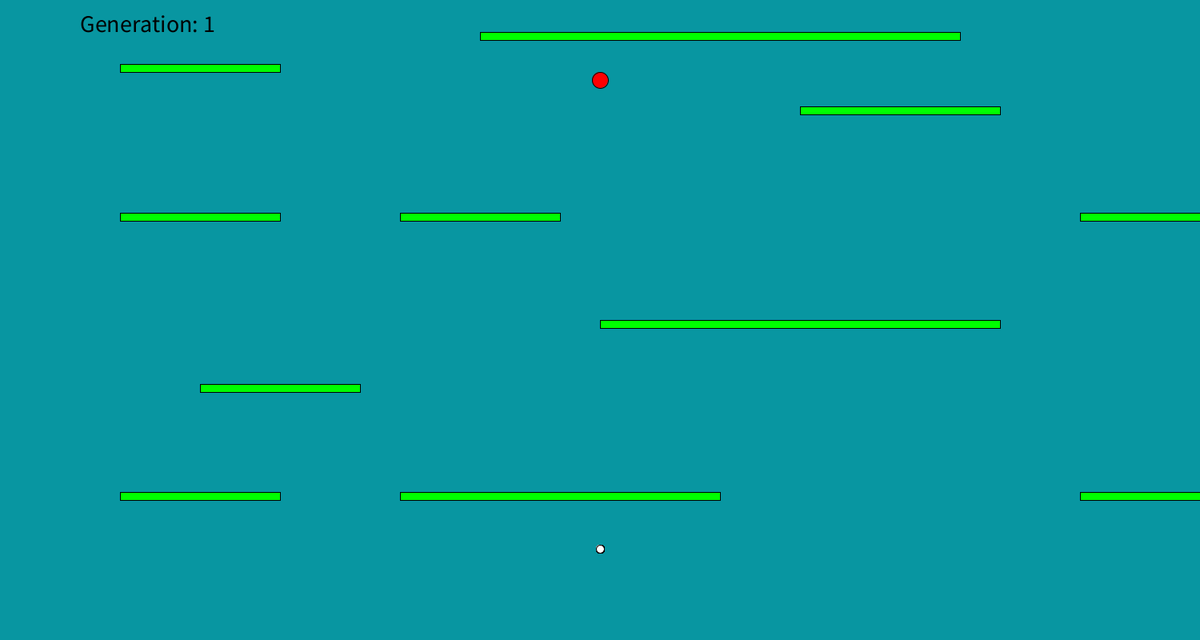
Frame 1 (no input)
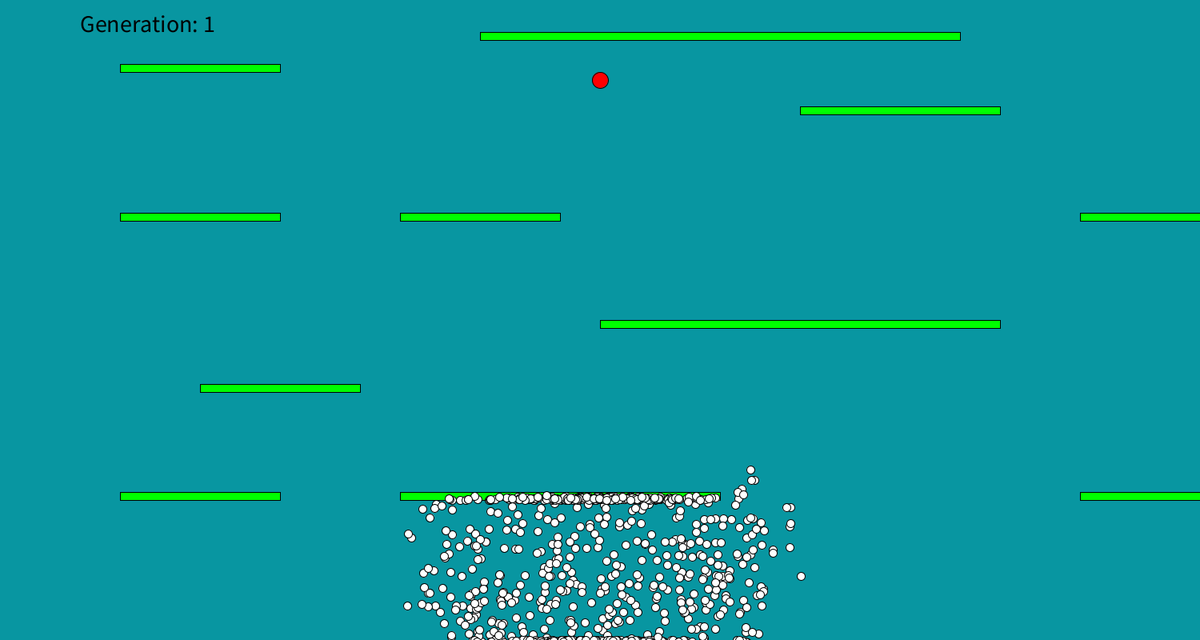
Frame 60 (the mouse pressed at the canvas centre just before this capture)
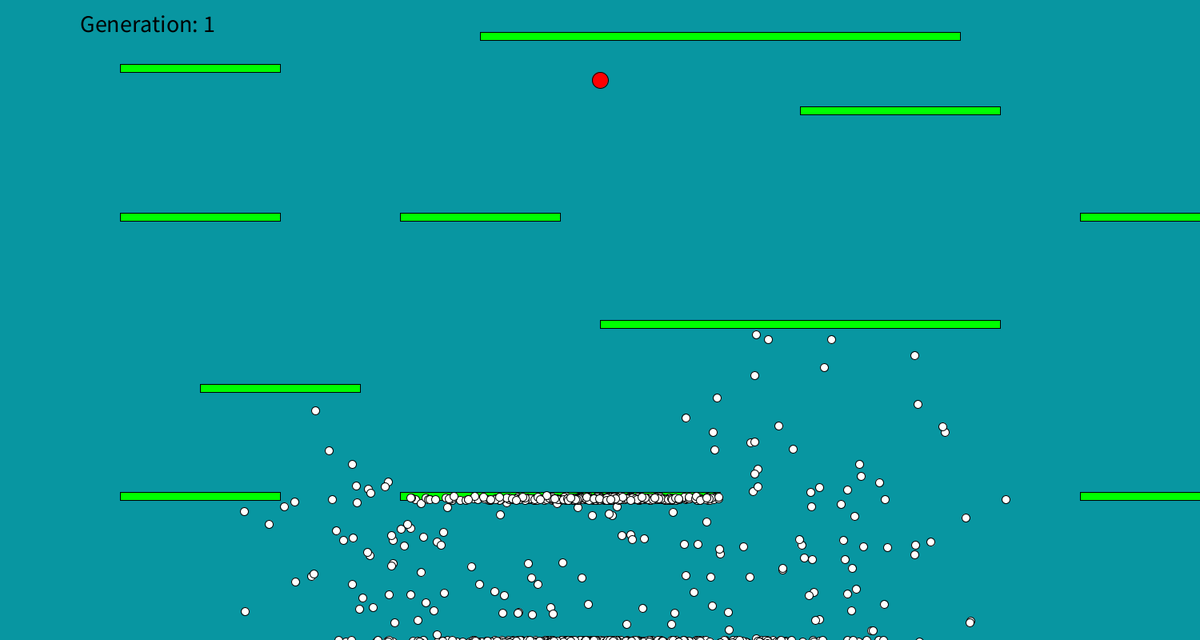
Frame 120 (the mouse held since frame 60 and released just before this capture)

The Processing sketch that drew these frames (run headless with seeded random() and noise(); from frame 60 on, the mouse is pressed at the canvas centre):

// Processing sketch: Main
// ── Main.pde

// Game style
PVector WINDOW_SIZE = new PVector(1500, 800);
color BACKGROUND = color(8, 150, 161);

// Main components
Population population;
Obstacles obstacles;
Goal goal;

void settings(){
  size(int(WINDOW_SIZE.x), int(WINDOW_SIZE.y));
}

void setup(){
  population  = new Population(900);
  obstacles   = new Obstacles();
  goal        = new Goal();
  
  // Setup the obstacles
  obstacles.obstacleColour = color(0,255,0);
  generateObstacles();
  
  // Setup the goal
  goal.goalColour = color(255,0,0);
  goal.size = new PVector(20,20);
  goal.pos = new PVector(width/2, height/8);
  
  // Give the population the information
  population.setObstacles(obstacles);
  population.setGoal(goal);
}

void generateObstacles(){
  obstacles.generate(new float[] {width-width/2,height-height/2,500,10});
  obstacles.generate(new float[] {width-width/1.2,height-height/2.5,200,10});
  obstacles.generate(new float[] {width-width/1.5,height-height/1.5,200,10});
  obstacles.generate(new float[] {width-width/10,height-height/1.5,200,10});
  obstacles.generate(new float[] {width/10,height-height/1.5,200,10});
  obstacles.generate(new float[] {width/10,height/10,200,10});
  obstacles.generate(new float[] {width/10,height/1.3,200,10});
  obstacles.generate(new float[] {width-width/10,height/1.3,200,10});
  obstacles.generate(new float[] {width-width/1.5,height/1.3,400,10});
  obstacles.generate(new float[] {width/2.5, height/20,600,10});
  obstacles.generate(new float[] {width/1.5, height/6,250,10});
}

void draw(){
  background(BACKGROUND);
  obstacles.render();
  goal.render();
  population.update();
  
  // Genetic functions
  if (population.extinct()){
    population.nextGeneration();
    population.setObstacles(obstacles);
    population.setGoal(goal);
  }
}

// ── Agent.pde
class Agent{
  AgentController controller;  
  Obstacles obstacles;
  Goal goal;
  
  PVector pos; // Position
  PVector vel; // Velocity
  PVector acc; // Acceleration
  
  boolean dead;
  boolean best;
  boolean goalReached;
  
  float fitness;
  
  Agent(){
    pos = new PVector(width/2, height-height/7);
    vel = new PVector(0,0);
    acc = new PVector(0,0);
    
    controller = new AgentController(400); // Make the controller with 400 paths
  }
  
  void spawn(){
    if (best){ // Make the best dot a different colour
      fill(0,0,255);
      ellipse(pos.x, pos.y, 25,25);
    }
    else{
      fill(255,255,255);
      ellipse(pos.x, pos.y, 10,10);
    }
  }
  
  void calculateFitness(){
    if(!goalReached){
      float distance = dist(pos.x,pos.y,goal.pos.x,goal.pos.y);
      fitness = 1.0/(distance*distance); // Inverse function to get fitness. Squared for larger impact.
    }
    else {
      fitness = 1000.0/(float)(controller.step*controller.step); // Inverse function to get fitness according to steps taken
    }
  }
  
  Agent generateChild(){
    Agent child = new Agent();
    child.controller = controller.clone();
    return child;
  }
  
  void move(){
    if (controller.step < controller.paths.length){
      acc = controller.paths[controller.step]; // Set the acceleration to the angle defined in the path variable
      controller.step++;
    }else{
      dead = true; // Die if the agent runs out of paths before reaching the goal
    }
    
   vel.limit(5); // Limit the velocity to five
   vel.add(acc); // Add the acceleration angle to the velocity
   pos.add(vel); // Change position to simulate movement
  }
  
  void update(){
    if (!dead && !goalReached){
      move();
     
      // Handle Collisions
      if (pos.x >= width || pos.x <= 0){ dead = true; }  // Wall collisions
      if (pos.y >= height || pos.y <= 0){ dead = true; } // Top and bottom collisions
      if (obstacles.touched(pos)){ dead = true; }        // Obstacle collisions
      
      // If the agent gets to the goal
      if (dist(pos.x,pos.y, goal.pos.x, goal.pos.y) < goal.size.x){ goalReached = true; }
    }
  }
}

// ── AgentController.pde
class AgentController{
  int step;
  PVector[] paths;
  
  AgentController(int size){
    paths = new PVector[size];
    setPaths();
  }
  
  void setPaths(){
    for (int i = 0; i < paths.length; i++){
      // Some fancy processing maths for getting a random angle
      float randomAngle = random(2*PI);
      paths[i] = PVector.fromAngle(randomAngle); 
    } 
  }
  
  AgentController clone(){
    // Make the child's controller the same as the parent's
    AgentController clone = new AgentController(paths.length);
    
    for (int i = 0; i < paths.length; i++){
      clone.paths[i] = paths[i].copy();
    }
    return clone;
  }
  
  void mutate(){
    float mutationRate = 0.01;
    
    // Mutation will alter the paths for different results to learn from,
    // there is a predifined chance (mutationRate), that a path wil be mutated.
    for (int i = 0; i < paths.length; i++){
      float rand = random(1); // Random value between 0 and 1
      
      if (rand <= mutationRate){
        // Set this direction randomly to mutate
        float randomAngle = random(2*PI);
        paths[i] = PVector.fromAngle(randomAngle);
      }
    }
  }
}

// ── Goal.pde
class Goal{
  PVector pos;
  PVector size;
  color goalColour;
  
  void render(){
    fill(goalColour);
    ellipse(pos.x,pos.y,size.x,size.y);
  }
  
}

// ── Obstacles.pde
class Obstacles{
  ArrayList obstacles = new ArrayList();
  color obstacleColour;
  
  void generate(float[] obstacle){
    obstacles.add(obstacle);
  }
  
  void render(){
      for(int i = 0; i < obstacles.size(); i++){
        float[] obstacle = (float[])obstacles.get(i);
        fill(obstacleColour);
        rect(obstacle[0], obstacle[1], obstacle[2], obstacle[3]); // Draw each obstacle specified
      }
    }
    
   boolean touched(PVector pos){
     for(int i = 0; i < obstacles.size(); i++){
        float[] obstacle = (float[])obstacles.get(i);
        
        if (pos.x > obstacle[0] && pos.x < (obstacle[0] + obstacle[2]) ){ // Check for x axis collision
          if (pos.y > obstacle[1] && pos.y < (obstacle[1] + obstacle[3]) ){ // Check for y axis collision
            return true;
          }
        }
        
      }
      return false;
   }
}

// ── Population.pde
class Population{
  Obstacles obstacles;
  Goal goal;
  Agent[] agents;
  
  Agent bestAgent;
  int bestStep = 400;
  
  float populationFitness;
  int generation = 1;
  
  // ----------------------- Setting up population --------------------
  Population(int size){
    agents = new Agent[size];
    populate();
  }
  
  void populate(){
    for (int i = 0; i < agents.length; i++){
      agents[i] = new Agent();
    }
  }
  
  void setObstacles(Obstacles obstacles){
    this.obstacles = obstacles;
    for (int i = 0 ; i < agents.length; i++){
      agents[i].obstacles = obstacles;
    }
  }
  
  void setGoal(Goal goal){
    this.goal = goal;
    for (int i = 0 ; i < agents.length; i++){
      agents[i].goal = goal;
    }
  }
  // --------------------- Performing genetic operations -------------------------------
  
  void update(){
    textSize(30);
    fill(0,0,0);
    
    text("Generation: " + generation,100,40);
    for (int i = 0; i < agents.length; i++){
      
      if (agents[i].controller.step > bestStep){ // Kill all bad agents
        agents[i].dead = true;
      }
      
      agents[i].spawn();
      agents[i].update();
    }
  }
  
  boolean extinct(){
    for (int i = 0; i < agents.length; i++){
      if (!agents[i].dead && !agents[i].goalReached){
        return false;
      }
    }
    return true;
  }
  
  void nextGeneration(){
    // Calculate the fitness of each agent
    for (int i = 0; i < agents.length; i++){
      agents[i].calculateFitness();
    }
    
    naturalSelection(); // Perform natural selection
    mutate();           // Slightly alter the population
    generation++;
  }
  
  void naturalSelection(){

    Agent[] nextGen = new Agent[agents.length];
    populationFitness = 0;
    
    // Calculate the total fitness of the population
    for (int i = 0; i < agents.length; i++){
      populationFitness += agents[i].fitness;
    }
    
    // Form the next generation
    setBestAgent();
    nextGen[0] = bestAgent.generateChild(); // Reserve the best agent
    nextGen[0].best = true;
    
    for (int i = 1; i < agents.length; i++){
      Agent parent = selectParent();
      nextGen[i] = parent.generateChild();
    }
    agents = nextGen.clone();
  }
  
  Agent selectParent(){
    float rand = random(populationFitness); // Random number between 0 and fitness.
    float sum = 0;
    
    for (int i = 0; i < agents.length; i++){
      sum += agents[i].fitness;
      
      // When the sum of the fitnesses becomes larger than the random number, select
      // the agent that pushed the sum higher than the random number. This means that agents
      // with high fitnesses have a larger chance as selected parents, while weak agents have a low
      // chance of selection. This keeps fit agents but also allows for diversity.
      if (sum > rand){ 
        return agents[i];
      }
    }
    
    return null; // Should never get here
  }
  
  void setBestAgent(){
    float bestFitness = 0;
    int bestIndex = 0;
    
    for (int i = 0; i < agents.length; i++){
      if (agents[i].fitness > bestFitness){
        bestFitness = agents[i].fitness;
        bestIndex = i;
      }
    }
    
    bestAgent = agents[bestIndex];
    
    if (bestAgent.goalReached){
      bestStep = bestAgent.controller.step;
    }
  }
  
  void mutate(){
    for (int i = 1; i < agents.length; i++){
      agents[i].controller.mutate();
    }
  }
}
